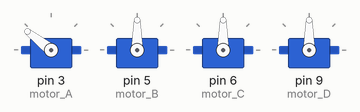
A sketch run on a simulated Arduino Uno, built with avr-gcc and run on an emulated ATmega328P. Shown: 4 × servo.

Above: at 0.1 s.
At 25.1 s:
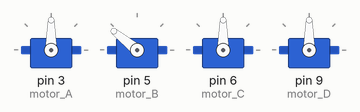
At 50.1 s:
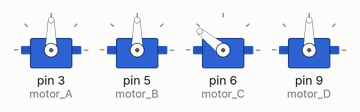
At 75.1 s:
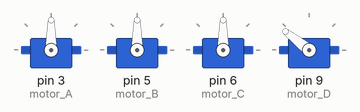
At 85.1 s:
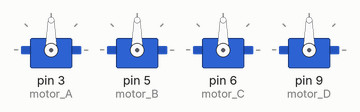
Timing chart, 0 to 86.6 s (numbered marks = the images above):
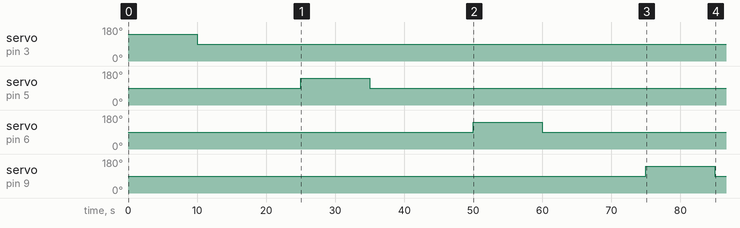

The sketch:

test_1_motor_final.ino
```cpp
//LORA: Motor Control Code
//Armin Hadzic
//12/17/12
//
//HOW TO HOOK UP:
//Connect motor A control wire to pin 3
//Connect motor B control wire to pin 5
//Connect motor C control wire to pin 6
//Connect motor D control wire to pin 9
//WIRE THE MOTOR GROUND WIRES TO THE ARDUINO GROUND.
//The turning directions are based on clockwise orientation with 12 o'clock being at the claw.
//The claw is between motors A and B.

//The code is open source.

#include <Servo.h>

//Motor Labels Correspond to the labeling on the base.
Servo motor_A;  // create servo object to control a motor
Servo motor_B;
Servo motor_C;
Servo motor_D;


int mtr_full_CW = 0;     // Motor full speed clockwise
int mtr_full_CCW = 179;  // Motor full speed counter clockwise
int mtr_half_CW = 45;    // Motor half speed clockwise
int mtr_half_CCW = 135;  // Motor half speed counter clockwise
int mtr_80_CW = 80;
int mtr_170_CCW = 170;
int mtr_160_CCW = 160;
int mtr_off = 90;        // Motor off position

int mtr_c_full_CCW = 980;
int mtr_d_full_CCW = 983;
int mtr_a_full_CCW = 978;
int mtr_b_full_CCW = 970;

//b stop = 1570 for all
int mtr_b_full_CW = 1996;
int mtr_c_full_CW = 2001;
int mtr_d_full_CW = 2011;
int mtr_a_full_CW = 2005;


void setup()
{
  motor_A.attach(3);  // attaches the A motor on pin 3 to the motor

  motor_A.write(mtr_off);                  // sets the servo position according to the scaled value

  motor_B.attach(5);  // attaches the A motor on pin 3 to the motor

  motor_B.write(mtr_off);                  // sets the servo position according to the scaled value

  motor_C.attach(6);  // attaches the A motor on pin 3 to the motor

  motor_C.write(mtr_off);                  // sets the servo position according to the scaled value

  motor_D.attach(9);  // attaches the A motor on pin 3 to the motor

  motor_D.write(mtr_off);                  // sets the servo position according to the scaled value

}

void test_run();

void test_run()
{
  //Motor C =

  //Motor Test Run
  motor_A.writeMicroseconds(mtr_a_full_CW);
  delay(10000);
  motor_A.write(mtr_off);

  delay(15000);

  motor_B.writeMicroseconds(mtr_b_full_CW);
  delay(10000);
  motor_B.write(mtr_off);

  delay(15000);

  motor_C.writeMicroseconds(mtr_c_full_CW);
  delay(10000);
  motor_C.write(mtr_off);

  delay(15000);

  motor_D.writeMicroseconds(mtr_d_full_CW);
  delay(10000);
  motor_D.write(mtr_off);
}

bool stop_now = false;

void loop()
{
  if (stop_now == false)
  {
    test_run();
    stop_now = true;
  }

}
```

Measured:
- by itself, servo on pin 3 (motor_A): 142° → 90° at 10.0 s
- by itself, servo on pin 5 (motor_B): 90° → 141° at 25.0 s, → 90° 10.0 s later
- by itself, servo on pin 6 (motor_C): 90° → 141° at 50.0 s, → 90° 10.0 s later
- by itself, servo on pin 9 (motor_D): 90° → 142° at 75.0 s, → 90° 10.0 s later
